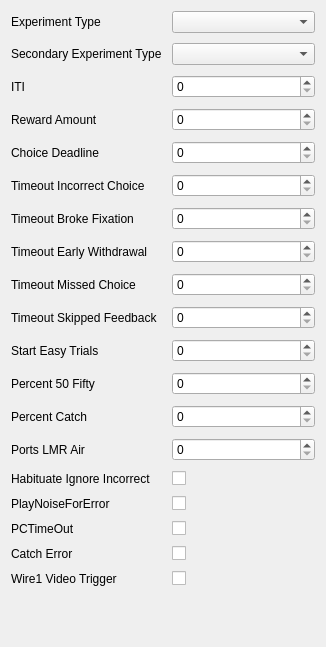
             <widget class="QWidget" name="generalScrollAreaWidgetContents">
              <property name="geometry">
               <rect>
                <x>0</x>
                <y>0</y>
                <width>326</width>
                <height>647</height>
               </rect>
              </property>
              <layout class="QGridLayout" name="gridLayout_9">
               <item row="0" column="0">
                <layout class="QFormLayout" name="generalFormLayout">
                 <property name="rowWrapPolicy">
                  <enum>QFormLayout::DontWrapRows</enum>
                 </property>
                 <property name="horizontalSpacing">
                  <number>10</number>
                 </property>
                 <property name="verticalSpacing">
                  <number>10</number>
                 </property>
                 <item row="0" column="0">
                  <widget class="QLabel" name="experimentTypeLabel">
                   <property name="text">
                    <string>Experiment Type</string>
                   </property>
                  </widget>
                 </item>
                 <item row="0" column="1">
                  <widget class="QComboBox" name="experiment_type">
                   <property name="editable">
                    <bool>false</bool>
                   </property>
                  </widget>
                 </item>
                 <item row="2" column="0">
                  <widget class="QLabel" name="iTILabel">
                   <property name="text">
                    <string>ITI</string>
                   </property>
                  </widget>
                 </item>
                 <item row="2" column="1">
                  <widget class="QSpinBox" name="iti"/>
                 </item>
                 <item row="3" column="0">
                  <widget class="QLabel" name="rewardAmountLabel">
                   <property name="text">
                    <string>Reward Amount</string>
                   </property>
                  </widget>
                 </item>
                 <item row="3" column="1">
                  <widget class="QSpinBox" name="reward_amount"/>
                 </item>
                 <item row="4" column="0">
                  <widget class="QLabel" name="choiceDeadlineLabel">
                   <property name="text">
                    <string>Choice Deadline</string>
                   </property>
                  </widget>
                 </item>
                 <item row="4" column="1">
                  <widget class="QSpinBox" name="choice_deadline"/>
                 </item>
                 <item row="5" column="0">
                  <widget class="QLabel" name="timeOutIncorrectChoiceLabel">
                   <property name="text">
                    <string>Timeout Incorrect Choice</string>
                   </property>
                  </widget>
                 </item>
                 <item row="5" column="1">
                  <widget class="QSpinBox" name="timeout_incorrect_choice"/>
                 </item>
                 <item row="6" column="0">
                  <widget class="QLabel" name="timeOutBrokeFixationLabel">
                   <property name="text">
                    <string>Timeout Broke Fixation</string>
                   </property>
                  </widget>
                 </item>
                 <item row="6" column="1">
                  <widget class="QSpinBox" name="timeout_broke_fixation"/>
                 </item>
                 <item row="7" column="0">
                  <widget class="QLabel" name="timeOutEarlyWithdrawalLabel">
                   <property name="text">
                    <string>Timeout Early Withdrawal</string>
                   </property>
                  </widget>
                 </item>
                 <item row="7" column="1">
                  <widget class="QSpinBox" name="timeout_early_withdrawal"/>
                 </item>
                 <item row="8" column="0">
                  <widget class="QLabel" name="timeOutMissedChoiceLabel">
                   <property name="text">
                    <string>Timeout Missed Choice</string>
                   </property>
                  </widget>
                 </item>
                 <item row="8" column="1">
                  <widget class="QSpinBox" name="timeout_missed_choice"/>
                 </item>
                 <item row="9" column="0">
                  <widget class="QLabel" name="timeOutSkippedFeedbackLabel">
                   <property name="text">
                    <string>Timeout Skipped Feedback</string>
                   </property>
                  </widget>
                 </item>
                 <item row="9" column="1">
                  <widget class="QSpinBox" name="timeout_skipped_feedback"/>
                 </item>
                 <item row="10" column="0">
                  <widget class="QLabel" name="startEasyTrialsLabel">
                   <property name="text">
                    <string>Start Easy Trials</string>
                   </property>
                  </widget>
                 </item>
                 <item row="10" column="1">
                  <widget class="QSpinBox" name="start_easy_trials"/>
                 </item>
                 <item row="11" column="0">
                  <widget class="QLabel" name="percent50FiftyLabel">
                   <property name="text">
                    <string>Percent 50 Fifty</string>
                   </property>
                  </widget>
                 </item>
                 <item row="11" column="1">
                  <widget class="QSpinBox" name="percent_50_fifty"/>
                 </item>
                 <item row="12" column="0">
                  <widget class="QLabel" name="percentCatchLabel">
                   <property name="text">
                    <string>Percent Catch</string>
                   </property>
                  </widget>
                 </item>
                 <item row="12" column="1">
                  <widget class="QSpinBox" name="percent_catch"/>
                 </item>
                 <item row="13" column="0">
                  <widget class="QLabel" name="ports_LMRAirLabel">
                   <property name="text">
                    <string>Ports LMR Air</string>
                   </property>
                  </widget>
                 </item>
                 <item row="13" column="1">
                  <widget class="QSpinBox" name="ports_lmr_air">
                   <property name="maximum">
                    <number>1000000</number>
                   </property>
                  </widget>
                 </item>
                 <item row="14" column="0">
                  <widget class="QLabel" name="habituateIgnoreIncorrectLabel">
                   <property name="text">
                    <string>Habituate Ignore Incorrect</string>
                   </property>
                  </widget>
                 </item>
                 <item row="14" column="1">
                  <widget class="QCheckBox" name="habituate_ignore_incorrect"/>
                 </item>
                 <item row="15" column="0">
                  <widget class="QLabel" name="playNoiseForErrorLabel">
                   <property name="text">
                    <string>PlayNoiseForError</string>
                   </property>
                  </widget>
                 </item>
                 <item row="15" column="1">
                  <widget class="QCheckBox" name="PlayNoiseForError"/>
                 </item>
                 <item row="16" column="0">
                  <widget class="QLabel" name="pCTimeOutLabel">
                   <property name="text">
                    <string>PCTimeOut</string>
                   </property>
                  </widget>
                 </item>
                 <item row="16" column="1">
                  <widget class="QCheckBox" name="pc_timeout"/>
                 </item>
                 <item row="17" column="0">
                  <widget class="QLabel" name="catchErrorLabel">
                   <property name="text">
                    <string>Catch Error</string>
                   </property>
                  </widget>
                 </item>
                 <item row="17" column="1">
                  <widget class="QCheckBox" name="catch_error"/>
                 </item>
                 <item row="18" column="0">
                  <widget class="QLabel" name="wire1VideoTriggerLabel">
                   <property name="text">
                    <string>Wire1 Video Trigger</string>
                   </property>
                  </widget>
                 </item>
                 <item row="18" column="1">
                  <widget class="QCheckBox" name="wire1_video_trigger"/>
                 </item>
                 <item row="1" column="0">
                  <widget class="QLabel" name="secondary_experiment_type_label">
                   <property name="text">
                    <string>Secondary Experiment Type</string>
                   </property>
                  </widget>
                 </item>
                 <item row="1" column="1">
                  <widget class="QComboBox" name="secondary_experiment_type"/>
                 </item>
                </layout>
               </item>
              </layout>
             </widget>
